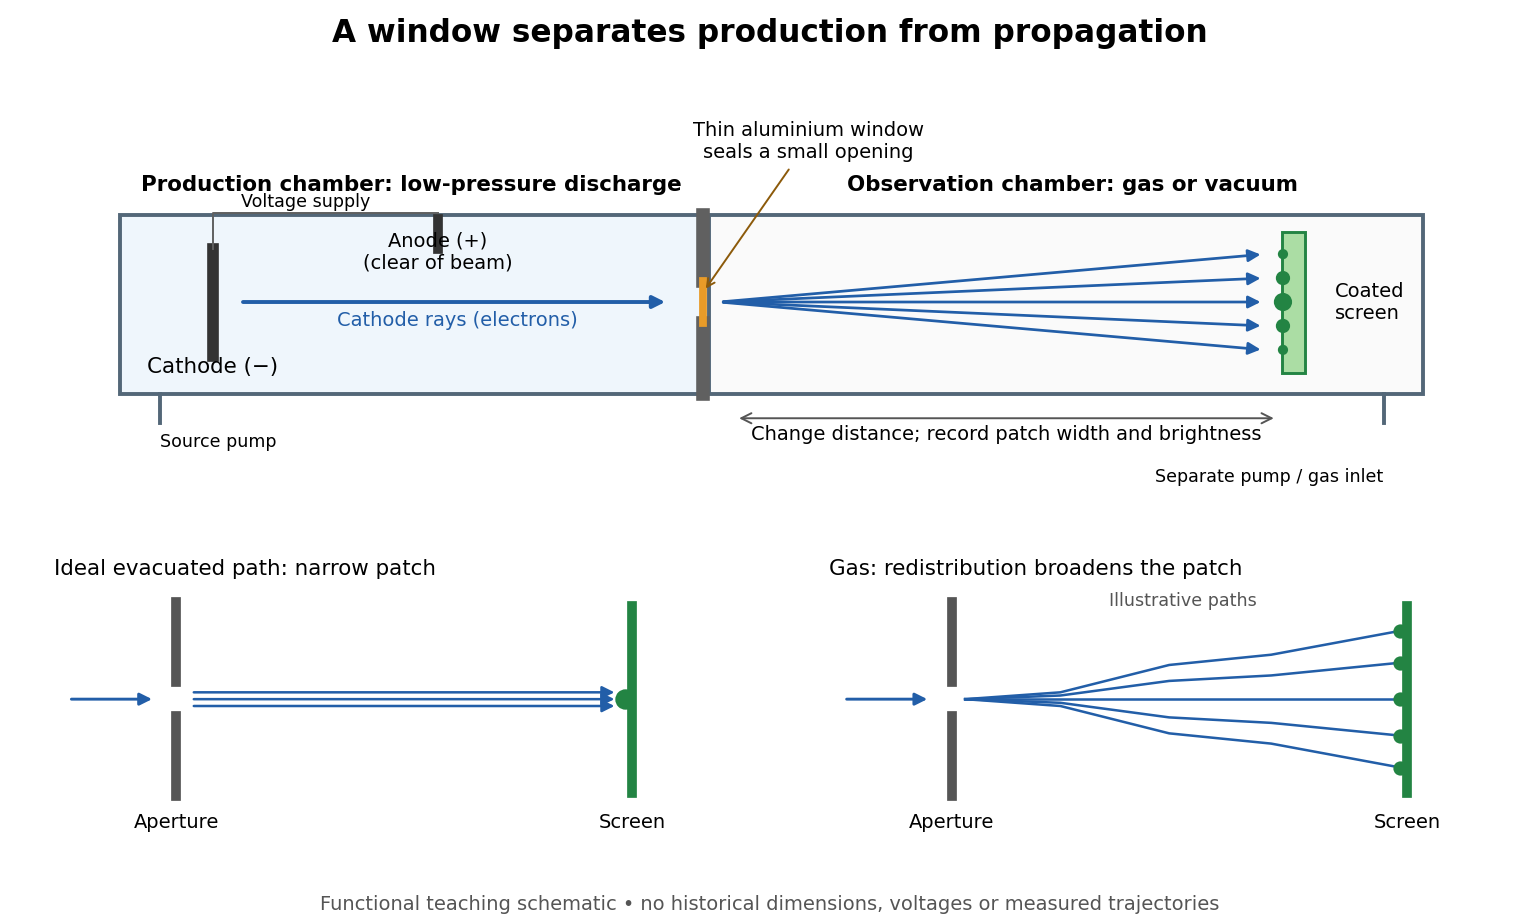

This figure's Python source:
"""Generate an original functional Lenard-window teaching diagram.

Tested with Python 3.14 and matplotlib 3.10.7. Run from _media;
the opaque PNG is written to the current directory. No historical scale.
"""
from pathlib import Path

import matplotlib.pyplot as plt
from matplotlib.patches import FancyArrowPatch, Rectangle


def arrow(ax, start, end, color="#225ea8", lw=2, style="-|>"):
    ax.add_patch(FancyArrowPatch(start, end, arrowstyle=style,
                                mutation_scale=13, color=color, lw=lw))


def main():
    plt.rcParams.update({"font.size": 11, "font.family": "DejaVu Sans"})
    fig = plt.figure(figsize=(11, 6.6), facecolor="white")
    grid = fig.add_gridspec(2, 2, height_ratios=[1.5, 1], hspace=0.40, wspace=0.14)
    ax = fig.add_subplot(grid[0, :])
    ax.set(xlim=(0, 11), ylim=(0, 4))
    ax.axis("off")
    ax.add_patch(Rectangle((0.5, 0.9), 4.4, 2.1, fc="#eff6fc", ec="#536778", lw=2))
    ax.add_patch(Rectangle((4.95, 0.9), 5.4, 2.1, fc="#fafafa", ec="#536778", lw=2))
    ax.text(2.7, 3.28, "Production chamber: low-pressure discharge", ha="center", weight="bold")
    ax.text(7.7, 3.28, "Observation chamber: gas or vacuum", ha="center", weight="bold")
    ax.plot([1.2, 1.2], [1.35, 2.6], color="#333333", lw=6)
    ax.text(1.2, 1.15, "Cathode (−)", ha="center")
    ax.plot([2.9, 2.9], [2.60, 2.95], color="#333333", lw=5)
    ax.text(2.9, 2.37, "Anode (+)\n(clear of beam)", ha="center", fontsize=10)
    ax.plot([1.2, 1.2, 2.9], [2.6, 3.02, 3.02], color="#606060", lw=1)
    ax.text(1.9, 3.04, "Voltage supply", ha="center", va="bottom", fontsize=9)
    ax.plot([4.91, 4.91], [0.9, 1.73], color="#606060", lw=7)
    ax.plot([4.91, 4.91], [2.23, 3], color="#606060", lw=7)
    ax.plot([4.91, 4.91], [1.73, 2.23], color="#e89b28", lw=4)
    ax.annotate("Thin aluminium window\nseals a small opening", xy=(4.91, 2.1),
                xytext=(5.7, 3.66), ha="center", fontsize=10,
                arrowprops={"arrowstyle": "->", "color": "#8c5a0a"})
    arrow(ax, (1.4, 1.98), (4.65, 1.98))
    ax.text(3.05, 1.70, "Cathode rays (electrons)", ha="center", fontsize=10, color="#225ea8")
    for y in (1.42, 1.70, 1.98, 2.26, 2.54):
        arrow(ax, (5.03, 1.98), (9.15, y), lw=1.4)
    ax.add_patch(Rectangle((9.28, 1.15), 0.18, 1.65, fc="#abdda4", ec="#238443", lw=1.5))
    ax.scatter([9.29]*5, [1.42, 1.70, 1.98, 2.26, 2.54], s=[18, 40, 70, 40, 18],
               color="#238443", zorder=5)
    ax.text(9.68, 1.98, "Coated\nscreen", va="center", fontsize=10)
    arrow(ax, (5.15, 0.62), (9.25, 0.62), color="#555555", lw=1, style="<->")
    ax.text(7.2, 0.36, "Change distance; record patch width and brightness", ha="center", fontsize=10)
    for x, label in ((0.8, "Source pump"), (10.05, "Separate pump / gas inlet")):
        ax.plot([x, x], [0.9, 0.57], color="#536778", lw=2)
        ax.text(x, 0.45 if x < 1 else 0.04, label,
                ha="left" if x < 1 else "right", va="top", fontsize=9)

    for index, (title, spread) in enumerate((("Ideal evacuated path: narrow patch", False),
                                             ("Gas: redistribution broadens the patch", True))):
        panel = fig.add_subplot(grid[1, index])
        panel.set(xlim=(0, 5), ylim=(0, 2))
        panel.axis("off")
        panel.set_title(title, fontsize=11, loc="left", pad=5)
        panel.plot([0.9, 0.9], [0.15, 0.85], color="#555555", lw=5)
        panel.plot([0.9, 0.9], [1.15, 1.85], color="#555555", lw=5)
        panel.text(0.9, 0, "Aperture", ha="center", va="top", fontsize=10)
        panel.plot([4.25, 4.25], [0.18, 1.82], color="#238443", lw=5)
        panel.text(4.25, 0, "Screen", ha="center", va="top", fontsize=10)
        arrow(panel, (0.1, 1), (0.75, 1), lw=1.5)
        if spread:
            for d in (-0.60, -0.32, 0, 0.32, 0.60):
                panel.plot([1, 1.7, 2.5, 3.25, 4.20],
                           [1, 1+0.10*d, 1+0.5*d, 1+0.65*d, 1+d],
                           color="#225ea8", lw=1.3)
                panel.scatter([4.2], [1+d], s=40, color="#238443", zorder=4)
            panel.text(2.6, 1.82, "Illustrative paths", fontsize=9, ha="center", color="#555555")
        else:
            for d in (-0.06, 0, 0.06):
                arrow(panel, (1, 1+d), (4.15, 1+d), lw=1.3)
            panel.scatter([4.2], [1], s=90, color="#238443", zorder=4)
    fig.suptitle("A window separates production from propagation", fontsize=16, weight="bold", y=0.98)
    fig.text(0.5, 0.015, "Functional teaching schematic • no historical dimensions, voltages or measured trajectories",
             ha="center", fontsize=10, color="#555555")
    fig.subplots_adjust(top=0.86, bottom=0.12, left=0.035, right=0.98)
    fig.savefig(Path.cwd() / (Path(__file__).stem + ".png"), dpi=140, facecolor="white")
    plt.close(fig)


if __name__ == "__main__":
    main()
